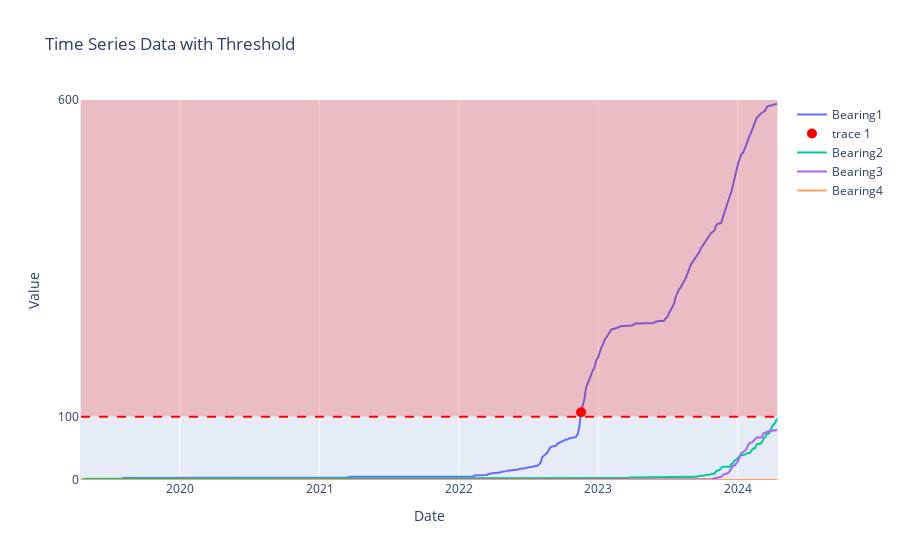

Here is the notebook cell this chart was saved with:
### Code cell
fig = go.Figure()

# Plot each time series
for series in df_cumsum.columns:
    fig.add_trace(go.Scatter(x=df_cumsum.index, y=df_cumsum[series], mode='lines', name=series))
    # Find first index where series exceeds threshold
    exceed = df_cumsum[df_cumsum[series] >= threshold]
    if not exceed.empty:
        first_exceed = exceed.index[0]
        fig.add_trace(go.Scatter(x=[first_exceed], y=[df_cumsum.loc[first_exceed, series]], mode='markers', marker_symbol='circle', marker_color='red', marker_size=10))

# Add threshold line and shaded area
fig.add_shape(type="line",
              x0=df_cumsum.index[0], x1=df_cumsum.index[-1],
              y0=threshold, y1=threshold,
              line=dict(dash="dash", color="red", width=2))
fig.add_vrect(x0=df_cumsum.index[0], x1=df_cumsum.index[-1],
              fillcolor="red", opacity=0.2,
              line_width=0,
              y0=threshold/next_hundred, y1=1)  # Use next_hundred directly

# Update layout for y-axis ticks
fig.update_layout(
    title="Time Series Data with Threshold",
    xaxis_title="Date",
    yaxis_title="Value",
    yaxis=dict(tickvals=[0, threshold, next_hundred], range=[0, next_hundred])
)

# Show the plot
fig.show()

### Figure 1 — Plotly figure (JSON) as saved in the notebook; plotly's stock layout.template omitted (floating-point values rounded to 4 significant figures; data arrays with more than 128 entries replaced by an {"elided": "..."} marker saying what was removed)
{"data": [{"mode": "lines", "name": "Bearing1", "type": "scatter", "x": {"elided": "413 str values"}, "y": {"elided": "413 int values"}}, {"marker": {"color": "red", "size": 10, "symbol": "circle"}, "mode": "markers", "type": "scatter", "x": ["2022-11-16T18:49:02.969172304"], "y": [107]}, {"mode": "lines", "name": "Bearing2", "type": "scatter", "x": {"elided": "413 str values"}, "y": {"elided": "413 int values"}}, {"mode": "lines", "name": "Bearing3", "type": "scatter", "x": {"elided": "413 str values"}, "y": {"elided": "413 int values"}}, {"mode": "lines", "name": "Bearing4", "type": "scatter", "x": {"elided": "413 str values"}, "y": {"elided": "413 int values"}}], "layout": {"shapes": [{"line": {"color": "red", "dash": "dash", "width": 2}, "type": "line", "x0": "2019-04-17T00:00:00", "x1": "2024-04-13T01:52:03.321956032", "y0": 100, "y1": 100}, {"fillcolor": "red", "line": {"width": 0}, "opacity": 0.2, "type": "rect", "x0": "2019-04-17T00:00:00", "x1": "2024-04-13T01:52:03.321956032", "xref": "x", "y0": 0.1667, "y1": 1, "yref": "y domain"}], "title": {"text": "Time Series Data with Threshold"}, "xaxis": {"title": {"text": "Date"}}, "yaxis": {"range": [0, 600], "tickvals": [0, 100, 600], "title": {"text": "Value"}}}}
